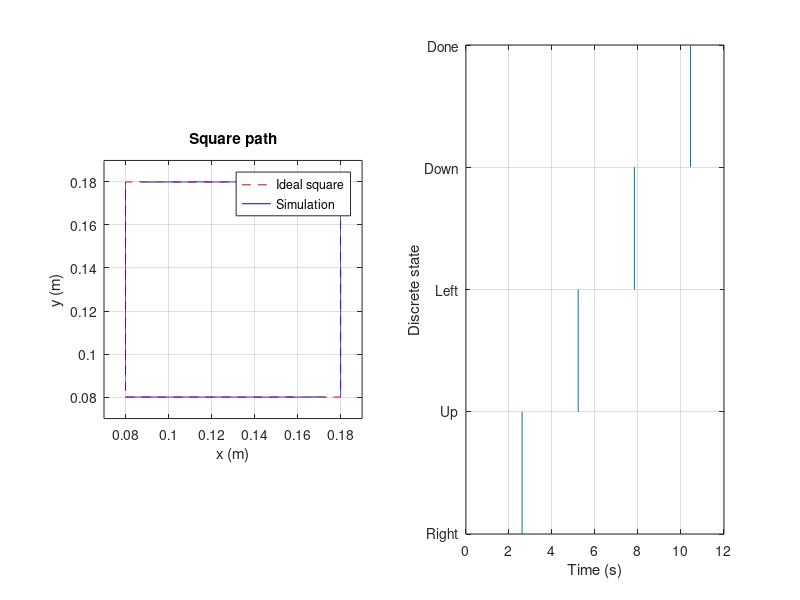

The MATLAB script that drew this image:
%% Q3.2
clear; clc; close all;

%% Same assumed parameters as Q1.4
r_m = 0.010; L_m = 0.004; R_m = 2.0;
J_m = 1.2e-5; K_m = 0.050; m = 0.120;
mu_r = 0.010; mu_l_x = 0.020; mu_l_y = 0.020;
b_x = 8*mu_r+2*mu_l_x;
b_y = 4*mu_r+2*mu_l_y;
I_theta = J_m+m*r_m^2/2;
d = r_m^2*(b_x+b_y)/4;
c = r_m^2*(b_x-b_y)/4;
A = [0 0 1 0 0 0;
     0 0 0 1 0 0;
     0 0 -d/I_theta -c/I_theta K_m/I_theta 0;
     0 0 -c/I_theta -d/I_theta 0 K_m/I_theta;
     0 0 -K_m/L_m 0 -R_m/L_m 0;
     0 0 0 -K_m/L_m 0 -R_m/L_m];
B = [0 0;0 0;0 0;0 0;1/L_m 0;0 1/L_m];
H = r_m/2*[1 1;1 -1];

%% Square and controller settings
x0 = 0.08; y0 = 0.08; side = 0.10;
corners = [x0 y0; x0+side y0; x0+side y0+side; ...
           x0 y0+side; x0 y0];
Kp = 60;                 % voltage position feedback gain, V/m
Kd = 2;                  % voltage velocity feedback gain, V*s/m
position_tol = 1e-7;      % m
velocity_tol = 1e-6;      % m/s
dt = 0.00005;
t = (0:dt:30)';
X = [(x0+y0)/r_m;(x0-y0)/r_m;0;0;0;0];
position = [x0;y0];
mode = 1; % 1 right, 2 up, 3 left, 4 down, 5 done
finish_time = NaN;
position_history = zeros(length(t),2);
mode_history = zeros(length(t),1);

%% hybrid controller and motor model
for it = 1:length(t)
    omega = X(3:4); % Ideal motor angular velocity sensor outputs
    velocity = H*omega;

    if mode <= 4
        target = corners(mode+1,:)';
        if max(abs(target-position)) <= position_tol && max(abs(velocity)) <= velocity_tol
            mode = mode+1;

            if mode == 5, finish_time = t(it); end
        end
    end

    % Hold the next corner as the target until position and speed are small.
    if mode <= 4
        ref = corners(mode+1,:)';
    else
        ref = corners(5,:)';
    end
    u_axis = Kp*(ref-position)-Kd*velocity;
    u_motor = [(u_axis(1)+u_axis(2))/2; (u_axis(1)-u_axis(2))/2];

    position_history(it,:) = (H*X(1:2))';
    mode_history(it) = mode;
    if mode == 5 && t(it) >= finish_time+0.3
        break;
    end

    position = position+dt*velocity;
    X = X+dt*(A*X+B*u_motor);   % Forward Euler
end

if mode ~= 5, error('Square is not completed'); end
t = t(1:it);
position_history = position_history(1:it,:);
mode_history = mode_history(1:it);

%% Plots
subplot(1,2,1);
plot(corners(:,1),corners(:,2),'r--', ...
    position_history(:,1),position_history(:,2),'b-');
axis equal; grid on;
xlim([x0-0.01 x0+side+0.01]); ylim([y0-0.01 y0+side+0.01]);
xlabel('x (m)'); ylabel('y (m)'); title('Square path');
legend('Ideal square','Simulation','Location','best');

subplot(1,2,2);
stairs(t,mode_history); grid on;
yticks(1:5); yticklabels({'Right','Up','Left','Down','Done'});
xlabel('Time (s)'); ylabel('Discrete state');
